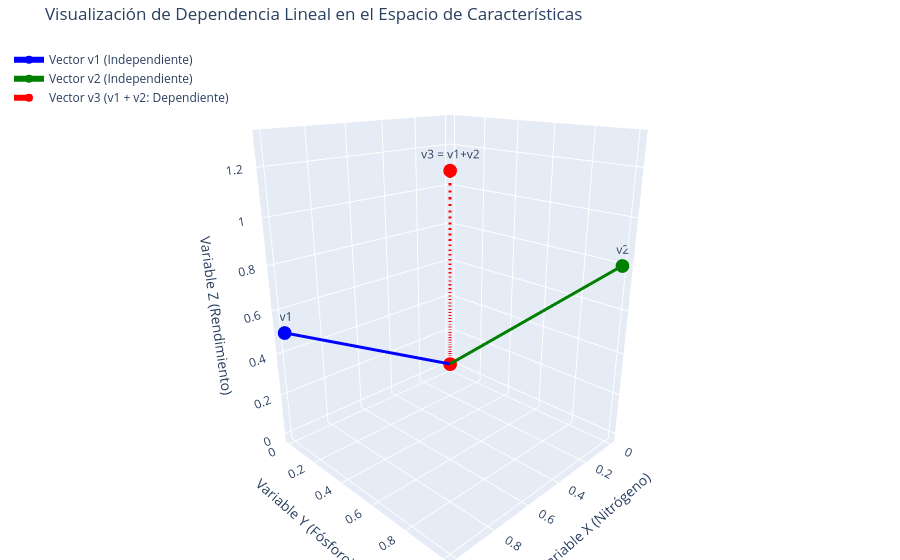

Notebook cell for this chart:
### Markdown cell above
En el contexto agropecuario, esto representa cómo una variable (como la humedad del suelo) podría ser simplemente una combinación lineal de otras, no aportando información nueva al modelo de Machine Learning.

### Code cell
import plotly.graph_objects as go
import numpy as np

# Definición de vectores
# v1 y v2 son linealmente independientes (forman la base de un plano)
# v3 es linealmente dependiente (v3 = v1 + v2)
v1 = np.array([1, 0, 0.5])
v2 = np.array([0, 1, 0.8])
v3 = v1 + v2  # Combinación lineal (Dependencia)

fig = go.Figure()

# Vector 1: Nutrientes Suelo A
fig.add_trace(go.Scatter3d(x=[0, v1[0]], y=[0, v1[1]], z=[0, v1[2]],
    mode='lines+markers+text', name='Vector v1 (Independiente)',
    line=dict(color='blue', width=6), text=["", "v1"]))

# Vector 2: Nutrientes Suelo B
fig.add_trace(go.Scatter3d(x=[0, v2[0]], y=[0, v2[1]], z=[0, v2[2]],
    mode='lines+markers+text', name='Vector v2 (Independiente)',
    line=dict(color='green', width=6), text=["", "v2"]))

# Vector 3: Redundancia (Dependencia Lineal)
fig.add_trace(go.Scatter3d(x=[0, v3[0]], y=[0, v3[1]], z=[0, v3[2]],
    mode='lines+markers+text', name='Vector v3 (v1 + v2: Dependiente)',
    line=dict(color='red', width=6, dash='dash'), text=["", "v3 = v1+v2"]))

# Configuración del diseño
fig.update_layout(
    title="Visualización de Dependencia Lineal en el Espacio de Características",
    scene=dict(
        xaxis_title='Variable X (Nitrógeno)',
        yaxis_title='Variable Y (Fósforo)',
        zaxis_title='Variable Z (Rendimiento)',
        camera=dict(eye=dict(x=1.5, y=1.5, z=0.8))
    ),
    margin=dict(l=0, r=0, b=0, t=40),
    legend=dict(yanchor="top", y=0.99, xanchor="left", x=0.01)
)

fig.show()
fig.write_image(r"C:\\Users\\marco\\Downloads\\dependencia_lineal.png")

### Figure 1 — Plotly figure (JSON) as saved in the notebook; plotly's stock layout.template omitted (floating-point values rounded to 4 significant figures)
{"data": [{"line": {"color": "blue", "width": 6}, "mode": "lines+markers+text", "name": "Vector v1 (Independiente)", "text": ["", "v1"], "type": "scatter3d", "x": [0, 1], "y": [0, 0], "z": [0, 0.5]}, {"line": {"color": "green", "width": 6}, "mode": "lines+markers+text", "name": "Vector v2 (Independiente)", "text": ["", "v2"], "type": "scatter3d", "x": [0, 0], "y": [0, 1], "z": [0, 0.8]}, {"line": {"color": "red", "dash": "dash", "width": 6}, "mode": "lines+markers+text", "name": "Vector v3 (v1 + v2: Dependiente)", "text": ["", "v3 = v1+v2"], "type": "scatter3d", "x": [0, 1], "y": [0, 1], "z": [0, 1.3]}], "layout": {"legend": {"x": 0.01, "xanchor": "left", "y": 0.99, "yanchor": "top"}, "margin": {"b": 0, "l": 0, "r": 0, "t": 40}, "scene": {"camera": {"eye": {"x": 1.5, "y": 1.5, "z": 0.8}}, "xaxis": {"title": {"text": "Variable X (Nitrógeno)"}}, "yaxis": {"title": {"text": "Variable Y (Fósforo)"}}, "zaxis": {"title": {"text": "Variable Z (Rendimiento)"}}}, "title": {"text": "Visualización de Dependencia Lineal en el Espacio de Características"}}}
